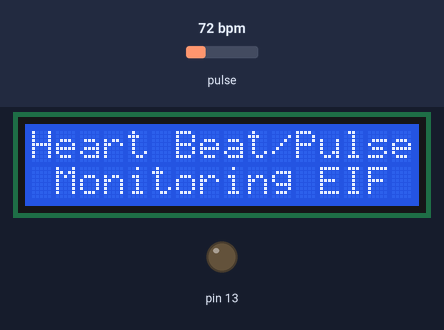
This sketch was run on a simulated Arduino Uno, built with avr-gcc and run on an emulated ATmega328P. Shown: 16×2 character LCD, output pins drawn as LEDs (lit = HIGH). Dashed ring = blinking. The inputs (shaded band) are chosen by the test bench; at power-on: pulse 72 bpm. What the sketch prints to the serial monitor is not drawn.

Above: at 2.1 s.
At 5.2 s:
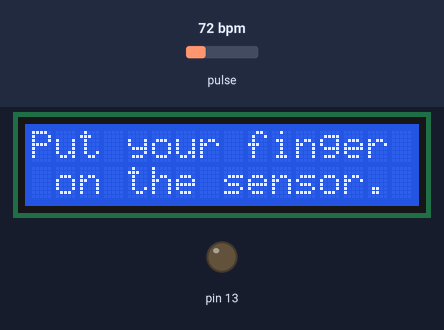
5.3 s: pulse set to 100 bpm
8.3 s: pulse set to 42 bpm
At 9.4 s:
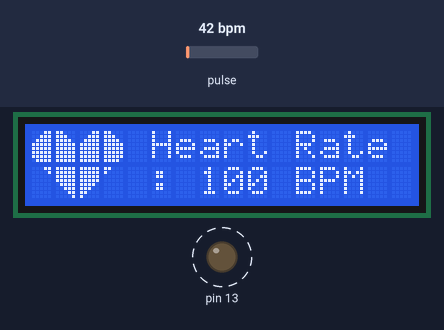
11.3 s: pulse set to 130 bpm
At 11.67 s:
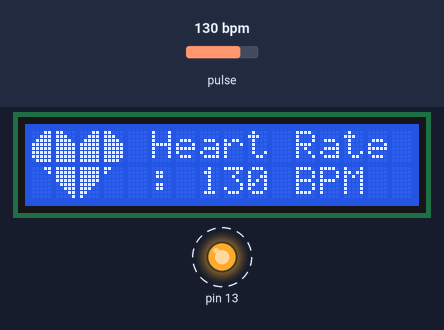
Timing chart, 0 to 19.0 s (numbered marks = the images above; inputs shaded):
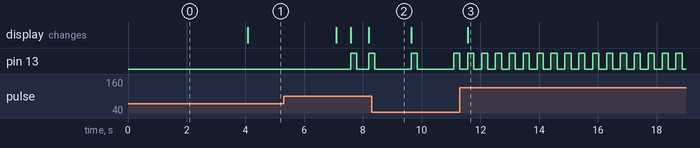

The sketch:

Enhancing_Patient_Monitoring.ino
```cpp
#define USE_ARDUINO_INTERRUPTS true  // Set up low-level interrupts for most accurate BPM math.

#include <PulseSensorPlayground.h>   // PulseSensorPlayground Library
#include <LiquidCrystal.h>           // LiquidCrystal Library

// LCD pin connections
const int rs = 12, en = 11, d4 = 5, d5 = 4, d6 = 3, d7 = 2;
LiquidCrystal lcd(rs, en, d4, d5, d6, d7);

const int PulseWire = A0;    // PulseSensor PURPLE wire connected to ANALOG PIN A0
const int LED_3 = 13;        // LED to detect heartbeat (built-in LED on pin 13)
int Threshold = 550;         // Signal threshold to count a beat

// ------------------- Custom heart characters for LCD (8 custom chars) -------------------
byte heart1[8] = {B11111, B11111, B11111, B11111, B01111, B00111, B00011, B00001};
byte heart2[8] = {B00011, B00001, B00000, B00000, B00000, B00000, B00000, B00000};
byte heart3[8] = {B00011, B00111, B01111, B11111, B11111, B11111, B11111, B01111};
byte heart4[8] = {B11000, B11100, B11110, B11111, B11111, B11111, B11111, B11111};
byte heart5[8] = {B00011, B00111, B01111, B11111, B11111, B11111, B11111, B11111};
byte heart6[8] = {B11000, B11100, B11110, B11111, B11111, B11111, B11111, B11110};
byte heart7[8] = {B11000, B10000, B00000, B00000, B00000, B00000, B00000, B00000};
byte heart8[8] = {B11111, B11111, B11111, B11111, B11110, B11100, B11000, B10000};
// -------------------------------------------------------------------------------------

int Instructions_view = 500;   // Counter to control instruction display interval
PulseSensorPlayground pulseSensor;  // Create PulseSensor object

void setup() {
  Serial.begin(9600);
  lcd.begin(16, 2);          // Initialize LCD (16 columns, 2 rows)

  // Create custom characters
  lcd.createChar(1, heart1);
  lcd.createChar(2, heart2);
  lcd.createChar(3, heart3);
  lcd.createChar(4, heart4);
  lcd.createChar(5, heart5);
  lcd.createChar(6, heart6);
  lcd.createChar(7, heart7);
  lcd.createChar(8, heart8);

  // Show startup message
  lcd.setCursor(0, 0);
  lcd.print("Heart Beat/Pulse");
  lcd.setCursor(0, 1);
  lcd.print(" Monitoring EIF ");
  delay(2000);

  // Configure PulseSensor
  pulseSensor.analogInput(PulseWire);
  pulseSensor.blinkOnPulse(LED_3);   // Blink LED with each beat
  pulseSensor.setThreshold(Threshold);

  if (pulseSensor.begin()) {
    Serial.println("We created a pulseSensor Object !");
  }
  delay(2000);
  lcd.clear();
}

void loop() {
  int myBPM = pulseSensor.getBeatsPerMinute();  // Get current BPM

  // Manage instruction display counter
  if (Instructions_view < 500) {
    Instructions_view++;
  }

  if (Instructions_view > 499) {
    lcd.setCursor(0, 0);
    lcd.print("Put your finger ");
    lcd.setCursor(0, 1);
    lcd.print(" on the sensor.");
    delay(3000);
    lcd.clear();
    delay(500);
  }

  if (pulseSensor.sawStartOfBeat()) {   // Heartbeat detected
    Serial.println("  A HeartBeat Detected ! ");
    Serial.print("BPM: ");
    Serial.println(myBPM);

    // Draw animated heart on LCD
    lcd.setCursor(1, 1);
    lcd.write(byte(1));
    lcd.setCursor(0, 1);
    lcd.write(byte(2));
    lcd.setCursor(0, 0);
    lcd.write(byte(3));
    lcd.setCursor(1, 0);
    lcd.write(byte(4));
    lcd.setCursor(2, 0);
    lcd.write(byte(5));
    lcd.setCursor(3, 0);
    lcd.write(byte(6));
    lcd.setCursor(3, 1);
    lcd.write(byte(7));
    lcd.setCursor(2, 1);
    lcd.write(byte(8));

    // Display heart rate text and value
    lcd.setCursor(5, 0);
    lcd.print("Heart Rate");
    lcd.setCursor(5, 1);
    lcd.print(": ");
    lcd.print(myBPM);
    lcd.print(" ");
    lcd.print("BPM     ");

    Instructions_view = 0;   // Reset instruction counter after showing beat
  }

  delay(20);   // Small delay for stability
}
```

Measured:
- after the input at 8.3 s, pin 13: LOW → HIGH after 1.3 s, → LOW 0.21 s later, → HIGH 1.2 s later
- after the input at 11.3 s, pin 13: alternates HIGH for 0.21 s and LOW for 0.26 s, starting after 0.27 s; the display: changes after 0.27 s (image 3)
